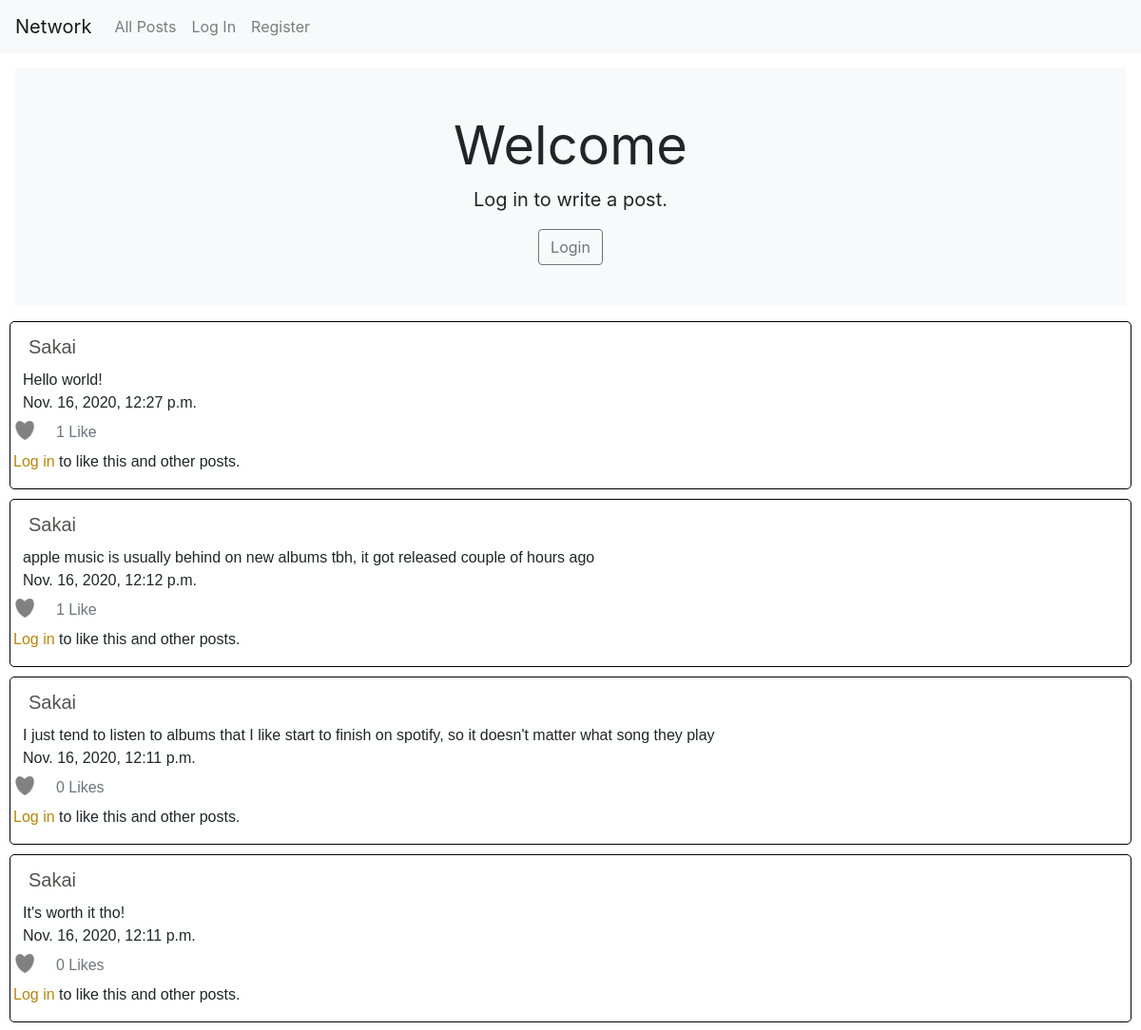
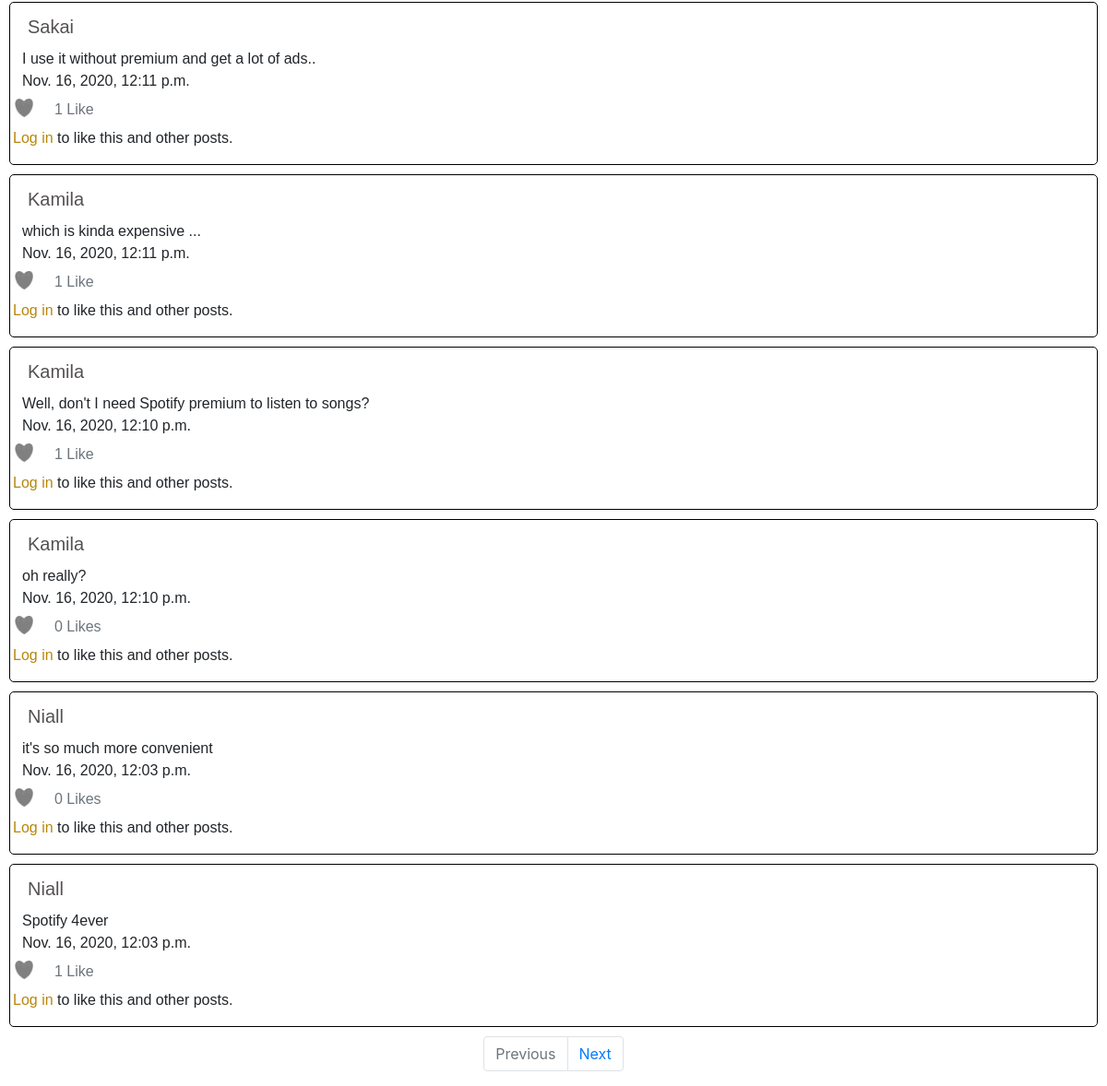
The page / on the database its author committed (2 pictures, top to bottom).
### network/models.py (models this page shows)
class Post(models.Model):
    owner = models.ForeignKey("User", on_delete=models.PROTECT, related_name="posts")
    text = models.TextField(blank=True)
    timestamp = models.DateTimeField(auto_now_add=True)
    likes = models.ManyToManyField(User, blank=True, related_name="liked_posts")

class User(AbstractUser):
    pass

### network/views.py (the view)
# urls.py: path("", views.index, name="index"),
def index(request):
    posts = Post.objects.all()
    posts = posts.order_by("-timestamp").all()
    paginator = Paginator(posts, 10)
    page_number = request.GET.get('page')
    page_obj = paginator.get_page(page_number)
    if request.user.is_authenticated:
        liked_posts = request.user.liked_posts.all()
    else:
        liked_posts = []
    return render(request, "network/index.html", {
        "page_obj": page_obj,
        "liked_posts": liked_posts
    })

### network/templates/network/index.html (shortened to what this page needs)
{% extends "network/layout.html" %}
{% load static %}
{% block body %}
    <div id="index-view">
        {% if user.is_authenticated%}
        <div id="new-post" class="position-relative overflow-hidden p-3 p-md-5 m-md-3 text-center bg-light" style="height: 250px;">
            <h4 style="padding-left: 5px;padding-top: 2px;">New Post</h4>
            <form action="{% url 'new_post' %}" method="post" id="new-post-form" style="margin-left: 4px; margin-right: 4px;">
                {% csrf_token %}
                <textarea class="form-control" id="new-post-body" placeholder="Type Here..." rows="3" name= body></textarea>
                <p style="margin-top: 10px; margin-left: 4px;">
                    <button class="btn btn-primary">Post</button>
                </p>
            </form>
        </div>
        {% else %}
        <div class="position-relative overflow-hidden p-3 p-md-5 m-md-3 text-center bg-light" style="height: 250px;">
              <h1 class="display-4 font-weight-normal">Welcome</h1>
              <p class="lead font-weight-normal">Log in to write a post.</p>
              <a class="btn btn-outline-secondary" href="{% url 'login' %}">Login</a>
        </div>
        {% endif %}
        <div id="all-posts" >
        {% for post in page_obj %}
            <div id='{{post.id}}-container' style="margin:10px; padding:3px; padding-bottom:0; border-radius: 5px; border:thin solid black; font-family:Arial, Helvetica, sans-serif;">
                <p style="text-transform:capitalize; font-size: 20px; margin:0;"><a style="color: rgb(85, 81, 81); " class="nav-link" href="{% url 'profile' post.owner%}">{{post.owner}}</a></p>
                <div id='{{post.id}}-body' class="postbody">
                    <p style="margin:0;"><span id="post_text-{{ post.id }}" >{{post.text}}</span></p>
                    <p style="margin:0;"><span>{{post.timestamp}}</span></p>
                    {% if user.is_authenticated %}
                        {% if post in liked_posts %}
                            <div class="row unlike" data-postid="{{ post.id }}" data-userid="{{ user.id }}">
                                <img src="{% static 'network/redheart.png' %}" class="icon posttext" id="heart-{{ post.id }}">
                                {% if post.likes.count == 1 %}
                                    <p class="text-secondary posttext" id="likes-{{ post.id }}">{{ post.likes.count }} Like</p><br>
                                {% else %}
                                    <p class="text-secondary posttext" id="likes-{{ post.id }}">{{ post.likes.count }} Likes</p><br>
                                {% endif %}
                            </div>
                        {% else %}
                            <div class="row like" data-postid="{{ post.id }}" data-userid="{{ user.id }}">
                                <img src="{% static 'network/heart.png' %}" class="icon posttext" id="heart-{{ post.id }}">
                                {% if post.likes.count == 1 %}
                                    <p class="text-secondary posttext" id="likes-{{ post.id }}">{{ post.likes.count }} Like</p><br>
                                {% else %}
                                    <p class="text-secondary posttext" id="likes-{{ post.id }}">{{ post.likes.count }} Likes</p><br>
                                {% endif %}
                            </div>
                        {% endif %}
                    {% else %}
                    <div class="row ">
                        <img src="{% static 'network/heart.png' %}" class="icon posttext" id="heart-{{ post.id }}">&nbsp;&nbsp;
                        {% if post.likes.count == 1 %}
                            <p class="text-secondary posttext" id="likes-{{ post.id }}">{{ post.likes.count }} Like</p><br>
                        {% else %}
                            <p class="text-secondary posttext" id="likes-{{ post.id }}">{{ post.likes.count }} Likes</p><br>
                        {% endif %}
                    </div>
                    <div class="row">
                        <p><a class=" should_login " style="margin-left: 5px;" href="{% url 'login' %}">Log in</a> to like this and other posts.</p>
                    </div>
                    {% endif %}
                </div>
            </div>
        {% endfor %}
            <nav aria-label="Post page navigation">
            <ul class="pagination justify-content-center">
                {% if page_obj.has_previous %}
                    <li class="page-item">
                        <a class="page-link" href="?page={{ posts.previous_page_number }}" tabindex="-1">Previous</a>
                    </li>
                {% else %}
                    <li class="page-item disabled">
                        <a class="page-link" href="#" tabindex="-1">Previous</a>
                    </li>
                {% endif %}
                {% if page_obj.has_next %}
                    <li class="page-item">
                        <a class="page-link" href="?page={{ page_obj.next_page_number }}">Next</a>
                    </li>
                {% else %}
                    <li class="page-item disabled">
                        <a class="page-link" href="#" tabindex="-1">Next</a>
                    </li>
                {% endif %}
            </ul>
            </nav>
        </div>
    </div>
{% endblock %}

### network/templates/network/layout.html (shortened to what this page needs)
{% load static %}
<!DOCTYPE html>
<html lang="en">
    <head>
        <link rel="stylesheet" href="https://stackpath.bootstrapcdn.com/bootstrap/4.4.1/css/bootstrap.min.css">
        <link href="{% static 'network/styles.css' %}" rel="stylesheet">
    </head>
    <body>
        <nav class="navbar navbar-expand-lg navbar-light bg-light">
            <a class="navbar-brand" href="#">Network</a>
            <div>
              <ul class="navbar-nav mr-auto">
                <li class="nav-item">
                  <a class="nav-link" href="{% url 'index' %}">All Posts</a>
                </li>
                {% if user.is_authenticated %}
                    <li class="nav-item">
                        <a class="nav-link" href="{% url 'following' %}">Following</a>
                    </li>
                    <li class="nav-item">
                        <a class="nav-link" href="{% url 'logout' %}">Log Out</a>
                    </li>
                {% else %}
                    <li class="nav-item">
                        <a class="nav-link" href="{% url 'login' %}">Log In</a>
                    </li>
                    <li class="nav-item">
                        <a class="nav-link" href="{% url 'register' %}">Register</a>
                    </li>
                {% endif %}
              </ul>
            </div>
          </nav>
        <div class="body">
            {% block body %}
            {% endblock %}
        </div>
    </body>
</html>

### network/static/network/styles.css (style rules this page uses)
.icon { width:24px; height:24px; }
.posttext { margin: 5px; padding: 2px; }
.postbody { margin-left: 10px; }
.should_login { color: darkgoldenrod; }

### rows shown on the page
Post: owner "Sakai", text "Hello world!", timestamp "Nov. 16, 2020, 12:27 p.m.", likes.count "1"
Post: owner "Sakai", text "apple music is usually behind on new albums tbh, it got released couple of hours ago", timestamp "Nov. 16, 2020, 12:12 p.m.", likes.count "1"
Post: owner "Sakai", text "I just tend to listen to albums that I like start to finish on spotify, so it doesn't matter what song they play", timestamp "Nov. 16, 2020, 12:11 p.m.", likes.count "0"
Post: owner "Sakai", text "It's worth it tho!", timestamp "Nov. 16, 2020, 12:11 p.m.", likes.count "0"
Post: owner "Sakai", text "I use it without premium and get a lot of ads..", timestamp "Nov. 16, 2020, 12:11 p.m.", likes.count "1"
Post: owner "Kamila", text "which is kinda expensive ...", timestamp "Nov. 16, 2020, 12:11 p.m.", likes.count "1"
Post: owner "Kamila", text "Well, don't I need Spotify premium to listen to songs?", timestamp "Nov. 16, 2020, 12:10 p.m.", likes.count "1"
Post: owner "Kamila", text "oh really?", timestamp "Nov. 16, 2020, 12:10 p.m.", likes.count "0"
Post: owner "Niall", text "it's so much more convenient", timestamp "Nov. 16, 2020, 12:03 p.m.", likes.count "0"
Post: owner "Niall", text "Spotify 4ever", timestamp "Nov. 16, 2020, 12:03 p.m.", likes.count "1"
